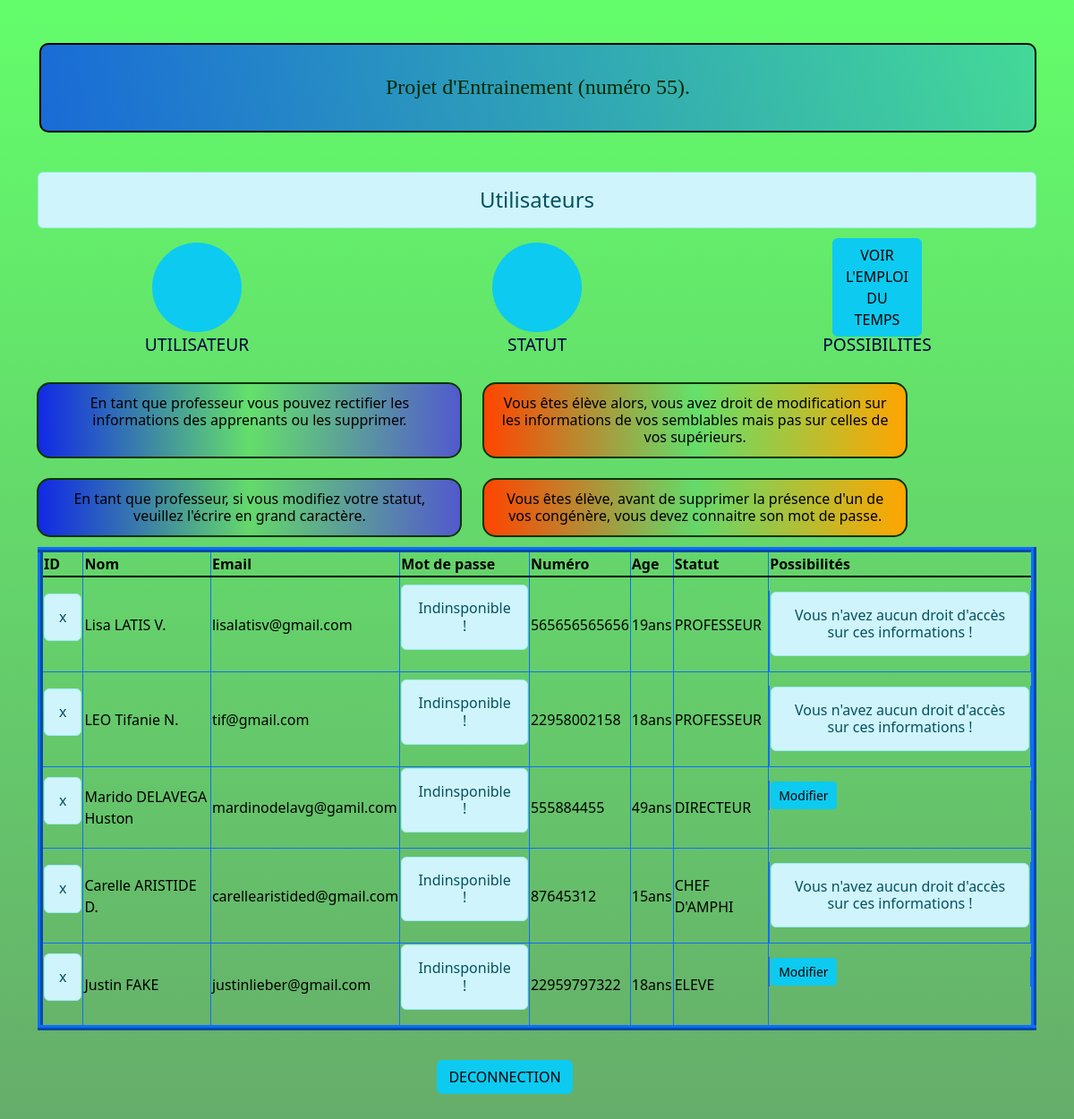
/client/, run on the app's committed database.
### Etudiant/models.py (models this page shows)
class form_1(models.Model):
    name = models.CharField(max_length=70)
    email = models.EmailField(max_length=100)
    password = models.CharField(max_length=18)
    number = models.CharField(max_length=100)
    age = models.CharField(max_length=3)
    state = models.CharField(max_length=20)

### Etudiant/views.py (the view)
# urls.py: path('client/', views.clients, name = "client"),
def clients(request):
    partner = form_1.objects.all()
    return render(request, 'Etudiant/client.html' , {'partner' : partner})

### Etudiant/templates/Etudiant/client.html (shortened to what this page needs)
<!DOCTYPE html>
{% load static %}
<html lang="en">
<head>
    <link rel="stylesheet" href="{% static 'Etudiant/css/bootstrap.css' %}">
</head>
<body style="background: linear-gradient(to bottom, rgba(0, 252, 13, 0.61), rgba(19, 75, 24, 0.644));">
    <div class="container mt-5">
        <h4 class="text-center danger" style="margin-bottom: 4%;border-radius: 10px;border: 2px solid black; background: linear-gradient(to right, rgba(0, 59, 252, 0.74), rgba(0, 149, 248, 0.322));padding: 3%;margin-left: 2px;color: rgb(0, 41, 0); font-family:cursive;">Projet d'Entrainement (numéro 55).</h4>
        <h4 class="text-center alert alert-info">Utilisateurs</h4>
        <div class="row">
            <div class="col-12 col-md-4 text-center">
                <div class="rounded-circle bg-info text-white mx-auto d-flex align-items-center justify-content-center" style="width: 100px; height: 100px;">
                </div>
                <p style="color: rgb(0, 4, 65); font-size: 120%;">UTILISATEUR</p>
            </div>
            <div class="col-12 col-md-4 text-center">
                <div class="rounded-circle bg-info text-white mx-auto d-flex align-items-center justify-content-center" style="width: 100px; height: 100px;">
                </div>
                <p style="color: rgb(0, 0, 68); font-size: 120%;">STATUT</p>
            </div>
            <div class="col-12 col-md-4 text-center">
                <div class="rounded-circle bg-danger mx-auto d-flex align-items-center justify-content-center" style="width: 100px; height: 100px;">
                    <a href="{% url 'vue_emploie' %}" class="btn btn-info" style="text-decoration: none;">VOIR L'EMPLOI DU TEMPS</a>
                </div>
                <p style="color: rgb(0, 0, 68); font-size: 120%;">POSSIBILITES</p>
            </div>
        </div>
        <div class="row">
            <h6 class="text-center col-5" style="margin: 1%; padding: 1%; border-radius: 15px; border: 2px solid rgb(9, 51, 0); background: linear-gradient(to right, rgba(0, 4, 255, 0.829), transparent, rgba(80, 78, 214, 0.918));color:black;">En tant que professeur vous pouvez rectifier les informations des apprenants ou les supprimer.</h6>
            <h6 class="text-center col-5" style="margin: 1%; padding: 1%; border-radius: 15px; border: 2px solid rgb(9, 51, 0); background: linear-gradient(to right, orangered, transparent, orange);color:black;">Vous êtes élève alors, vous avez droit de modification sur les informations de vos semblables mais pas sur celles de vos supérieurs.</h6>
            <h6 class="text-center col-5" style="margin: 1%; padding: 1%; border-radius: 15px; border: 2px solid rgb(9, 51, 0); background: linear-gradient(to right, rgba(0, 4, 255, 0.829), transparent, rgba(80, 78, 214, 0.918));color:black;">En tant que professeur, si vous modifiez votre statut, veuillez l'écrire en grand caractère.</h6>
            <h6 class="text-center col-5" style="margin: 1%; padding: 1%; border-radius: 15px; border: 2px solid rgb(9, 51, 0); background: linear-gradient(to right, orangered, transparent, orange);color:black;">Vous êtes élève, avant de supprimer la présence d'un de vos congénère, vous devez connaitre son mot de passe.</h6>
        </div>
        <div class="col">
            <table class="table-warning table-bordered border-primary" style=" border: 6px inset;">
                <thead>
                    {% if partner %}
                  <tr>
                    <th scope="col">ID</th>
                    <th scope="col">Nom</th>
                    <th scope="col">Email</th>
                    <th scope="col">Mot de passe</th>
                    <th scope="col">Numéro</th>
                    <th scope="col">Age</th>
                    <th scope="col">Statut</th>
                    <th scope="col">Possibilités</th>
                  </tr>
                </thead>
                <tbody class="table-group-divider">
                    {% for objs in partner %}
                    {% if not "CHEF" in objs.state and not "PROF" in objs.state and not "DOCTEUR" in objs.state and not "CHERCHEUR" in objs.state and not "CHERCHEUSE" in objs.state and not "INGENIEUR" in objs.state and not "MASTER" in objs.state and not "PROFESSEUR" in objs.state %}
                    <tr>
                        <th scope="row"><h6 class="text-center alert alert-info">x</h6></th>
                        <td>{{objs.name}}</td>
                        <td>{{objs.email}}</td>
                        <td><h6 class="text-center alert alert-info">Indinsponible !</h6></td>
                        <td>{{objs.number}}</td>
                        <td>{{objs.age }}ans</td>
                        <td>{{objs.state}}</td>
                        <td style="display: flex; margin-top: 5%;">
                            <a href="{% url 'updatepath' objs.id %}" class = "btn btn-info btn-sm">Modifier</a>
                        </td>
                    </tr>
                    {% else %}
                    <tr>
                        <th scope="row"><h6 class="text-center alert alert-info">x</h6></th>
                        <td>{{objs.name}}</td>
                        <td>{{objs.email}}</td>
                        <td><h6 class="text-center alert alert-info">Indinsponible !</h6></td>
                        <td>{{objs.number}}</td>
                        <td>{{objs.age }}ans</td>
                        <td>{{objs.state}}</td>
                    <td style="display: flex; margin-top: 5%;">
                        <h6 class="text-center alert alert-info">Vous n'avez aucun droit d'accès sur ces informations !</h6>
                    </td>
                    </tr>
                    {% endif %}
                    {% endfor%}
                </tbody>
              </table>
            {% else %}
            <h4 class="text-center alert alert-warning">No such files</h4>
            {% endif %}
        </div>
        <a href="{% url 'connextion' %}" class = "btn btn-info" style="margin-bottom: 50%; margin-top: 3%; margin-left: 40%;">DECONNECTION</a>
            </div>
</body>

### data on the page
form_1: name "Lisa LATIS V.", email "lisalatisv@gmail.com", number "565656565656", age "19", state "PROFESSEUR"
form_1: name "LEO Tifanie N.", email "tif@gmail.com", number "22958002158", age "18", state "PROFESSEUR"
form_1: name "Marido DELAVEGA Huston", email "mardinodelavg@gamil.com", number "555884455", age "49", state "DIRECTEUR"
form_1: name "Carelle ARISTIDE D.", email "carellearistided@gmail.com", number "87645312", age "15", state "CHEF D'AMPHI"
form_1: name "Justin FAKE", email "justinlieber@gmail.com", number "22959797322", age "18", state "ELEVE"
